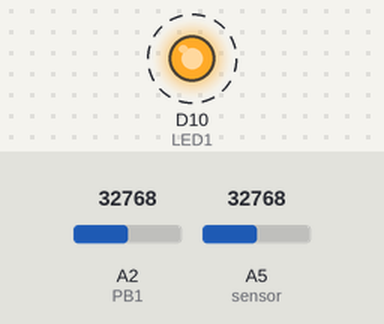
Simulated run of this program. Board: CircuitPython board. Parts: output pins drawn as LEDs (lit = HIGH). Dashed ring = blinking. The test bench sets the inputs (shaded band); at power-on: A2 (PB1) = 32768, A5 (sensor) = 32768 (analog values on the 0–65535 scale). Pins used as bus, display or sensor lines are not drawn; what the program prints to the serial console is not drawn.

Above: at 0.1 s.
Timing chart, 0 to 3.0 s (numbered marks = the images above):
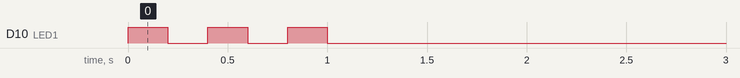

Measured:
- by itself, D10 (LED1): alternates HIGH for 0.20 s and LOW for 0.20 s, 6 changes in all, then stays LOW

The program:

Mockup_1.py
```python
print('version 132')

import time
import board
from digitalio import DigitalInOut, Direction, Pull
import analogio

from adafruit_onewire.bus import OneWireBus
from adafruit_ds18x20 import DS18X20

# Startup LED
LED1 = DigitalInOut(board.D10)
LED1.direction = Direction.OUTPUT

# Pulse to 4 Bit Counter & Display
Pulse = DigitalInOut(board.D7)
Pulse.direction = Direction.OUTPUT

# Pushbutton stop
PB1 = analogio.AnalogIn(board.A2)
sensor = analogio.AnalogIn(board.A5)

# Initialize one-wire bus on board pin D5.
ow_bus = OneWireBus(board.D5)
ds18 = DS18X20(ow_bus, ow_bus.scan()[0])

# Startup Light
for i in range(3):
    LED1.value = True
    time.sleep(0.2)
    LED1.value = False
    time.sleep(0.2)

count = 0

while(PB1.value > 2000):

    print((sensor.value,))
    time.sleep(0.1)

    if sensor.value > 200:
        Pulse.value = True
        Pulse.value = False
        count += 1
        print("Car #", count, "\n")
        time.sleep(2)


while True:
    print((ds18.temperature,))
    time.sleep(1)
```
